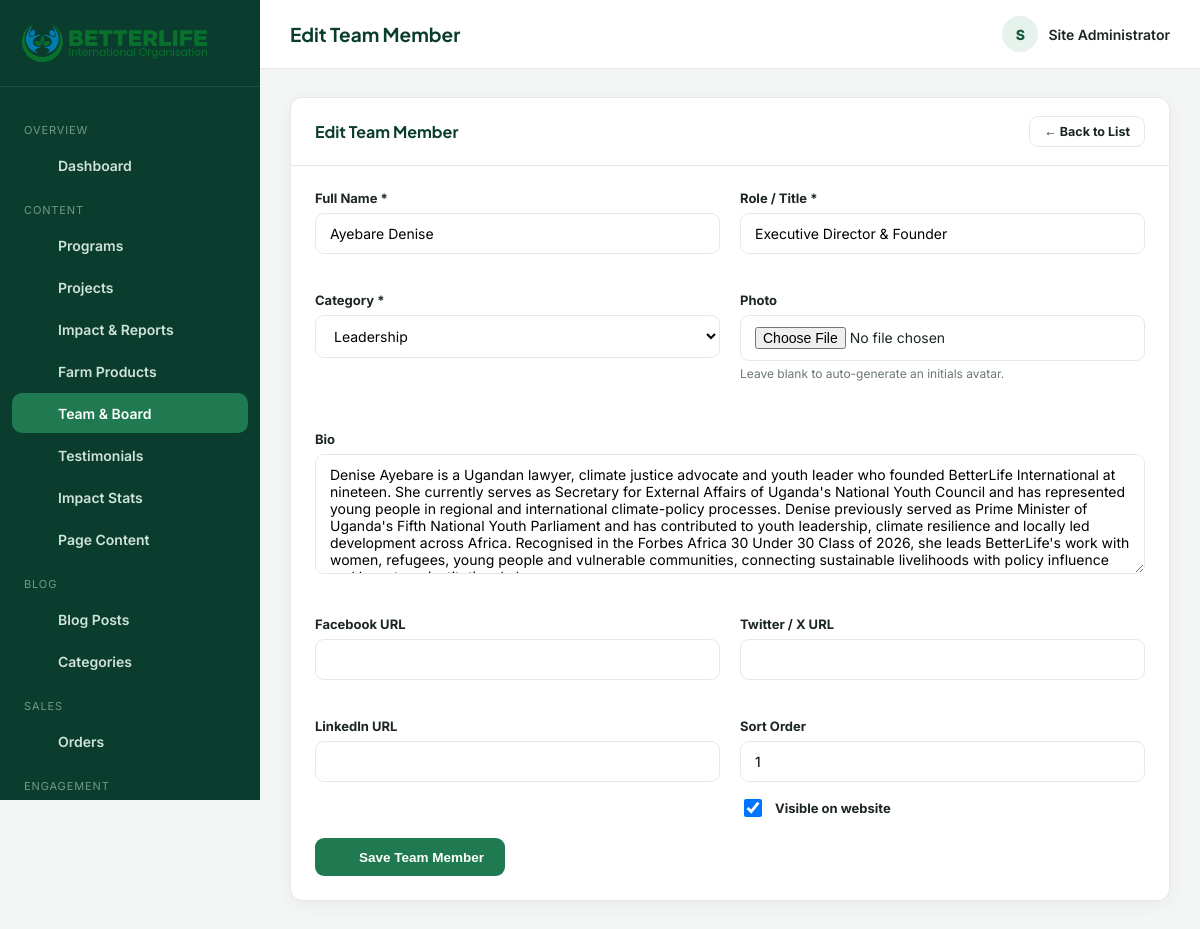
The app's page /admin/team.php?action=edit&id=1 (signed in), older data.
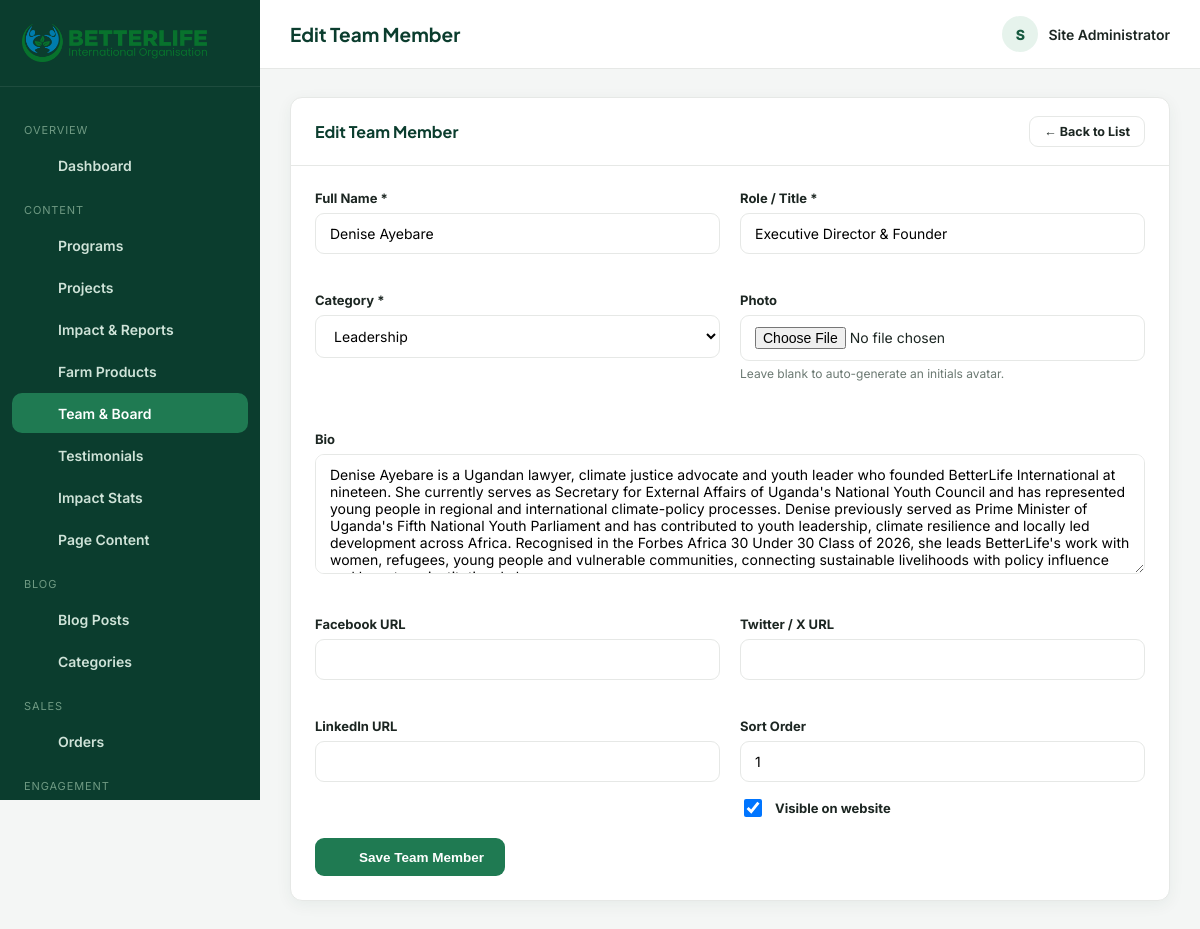
The same page, newer data.
### tables this page shows
CREATE TABLE team_members (
  id INT AUTO_INCREMENT PRIMARY KEY,
  name VARCHAR(150) NOT NULL,
  role VARCHAR(150) NOT NULL,
  category ENUM('leadership','staff','board','volunteer') DEFAULT 'staff',
  bio TEXT,
  photo VARCHAR(255),
  email VARCHAR(150),
  facebook VARCHAR(255),
  twitter VARCHAR(255),
  linkedin VARCHAR(255),
  sort_order INT DEFAULT 0,
  status TINYINT(1) DEFAULT 1,
  created_at TIMESTAMP DEFAULT CURRENT_TIMESTAMP
);

### admin/team.php (the view, shortened to what this page needs)
<?php
require_once __DIR__ . '/includes/auth.php';
$activeNav = 'team';
$action = $_GET['action'] ?? 'list';
$id = (int) ($_GET['id'] ?? 0);
$categories = ['leadership' => 'Leadership', 'staff' => 'Staff', 'board' => 'Board of Directors', 'volunteer' => 'Volunteer'];
$editing = null;
if (in_array($action, ['add', 'edit'], true)) {
    if ($action === 'edit') {
        $stmt = $pdo->prepare("SELECT * FROM team_members WHERE id = ?");
        $stmt->execute([$id]);
        $editing = $stmt->fetch();
    }
    $pageTitle = $action === 'edit' ? 'Edit Team Member' : 'Add Team Member';
    require __DIR__ . '/includes/header.php';
    ?>
    <div class="panel">
      <div class="panel-head"><h3><?= h($pageTitle) ?></h3><a href="<?= ADMIN_URL ?>/team.php" class="btn btn-outline btn-sm">← Back to List</a></div>
      <div class="panel-body">
        <form method="post" enctype="multipart/form-data">
          <div class="form-grid">
            <div class="form-group"><label>Full Name *</label><input type="text" name="name" class="form-control" required value="<?= h($editing['name'] ?? '') ?>"></div>
            <div class="form-group"><label>Role / Title *</label><input type="text" name="role" class="form-control" required value="<?= h($editing['role'] ?? '') ?>"></div>
            <div class="form-group">
              <label>Category *</label>
              <select name="category" class="form-control" required>
                <?php foreach ($categories as $key => $label): ?>
                  <option value="<?= $key ?>" <?= (($editing['category'] ?? 'staff') === $key) ? 'selected' : '' ?>><?= $label ?></option>
                <?php endforeach; ?>
              </select>
            </div>
            <div class="form-group">
              <label>Photo</label>
              <input type="file" name="photo" class="form-control" accept="image/*">
              <p class="hint">Leave blank to auto-generate an initials avatar.</p>
            </div>
            <div class="form-group full"><label>Bio</label><textarea name="bio" class="form-control"><?= h($editing['bio'] ?? '') ?></textarea></div>
            <div class="form-group"><label>Facebook URL</label><input type="text" name="facebook" class="form-control" value="<?= h($editing['facebook'] ?? '') ?>"></div>
            <div class="form-group"><label>Twitter / X URL</label><input type="text" name="twitter" class="form-control" value="<?= h($editing['twitter'] ?? '') ?>"></div>
            <div class="form-group"><label>LinkedIn URL</label><input type="text" name="linkedin" class="form-control" value="<?= h($editing['linkedin'] ?? '') ?>"></div>
            <div class="form-group">
              <label>Sort Order</label>
              <input type="number" name="sort_order" class="form-control" value="<?= h($editing['sort_order'] ?? '0') ?>">
              <div class="checkbox-row" style="margin-top:14px;">
                <input type="checkbox" name="status" id="status" <?= (!isset($editing) || $editing['status']) ? 'checked' : '' ?>>
                <label for="status" style="margin:0;">Visible on website</label>
              </div>
            </div>
          </div>
          <button type="submit" class="btn btn-primary ico-text"><?= icon('save', 16) ?> Save Team Member</button>
        </form>
      </div>
    </div>
    <?php
    require __DIR__ . '/includes/footer.php';
    exit;
}
$pageTitle = 'Team & Board';
require __DIR__ . '/includes/header.php';
?>
<?php require __DIR__ . '/includes/footer.php'; ?>

### admin/includes/header.php (shortened to what this page needs)
<?php
$admin = current_admin();
$logo = setting($pdo, 'logo', 'assets/img/logo.png');
$navItems = [
  ['group' => 'Overview', 'items' => [
    ['key' => 'dashboard', 'label' => 'Dashboard', 'icon' => 'grid', 'href' => ADMIN_URL . '/index.php'],
  ]],
  ['group' => 'Content', 'items' => [
    ['key' => 'programs', 'label' => 'Programs', 'icon' => 'leaf', 'href' => ADMIN_URL . '/programs.php'],
    ['key' => 'projects', 'label' => 'Projects', 'icon' => 'box', 'href' => ADMIN_URL . '/projects.php'],
    ['key' => 'impact-reports', 'label' => 'Impact & Reports', 'icon' => 'trending-up', 'href' => ADMIN_URL . '/impact-reports.php'],
    ['key' => 'products', 'label' => 'Farm Products', 'icon' => 'shopping-bag', 'href' => ADMIN_URL . '/products.php'],
    ['key' => 'team', 'label' => 'Team & Board', 'icon' => 'users', 'href' => ADMIN_URL . '/team.php'],
    ['key' => 'testimonials', 'label' => 'Testimonials', 'icon' => 'message', 'href' => ADMIN_URL . '/testimonials.php'],
    ['key' => 'stats', 'label' => 'Impact Stats', 'icon' => 'trending-up', 'href' => ADMIN_URL . '/stats.php'],
    ['key' => 'content', 'label' => 'Page Content', 'icon' => 'file-text', 'href' => ADMIN_URL . '/content.php'],
  ]],
  ['group' => 'Blog', 'items' => [
    ['key' => 'blog', 'label' => 'Blog Posts', 'icon' => 'newspaper', 'href' => ADMIN_URL . '/blog.php'],
    ['key' => 'blog-categories', 'label' => 'Categories', 'icon' => 'tag', 'href' => ADMIN_URL . '/blog-categories.php'],
  ]],
  ['group' => 'Sales', 'items' => [
    ['key' => 'orders', 'label' => 'Orders', 'icon' => 'box', 'href' => ADMIN_URL . '/orders.php'],
  ]],
  ['group' => 'Engagement', 'items' => [
    ['key' => 'messages', 'label' => 'Messages', 'icon' => 'mail', 'href' => ADMIN_URL . '/messages.php'],
    ['key' => 'subscribers', 'label' => 'Subscribers', 'icon' => 'send', 'href' => ADMIN_URL . '/subscribers.php'],
  ]],
  ['group' => 'Site', 'items' => [
    ['key' => 'settings', 'label' => 'Site Settings', 'icon' => 'settings', 'href' => ADMIN_URL . '/settings.php'],
  ]],
];
?>
<!DOCTYPE html>
<html lang="en">
<head>
<link rel="stylesheet" href="<?= ADMIN_URL ?>/assets/css/admin.css?v=<?= @filemtime(__DIR__ . '/../assets/css/admin.css') ?: time() ?>">
</head>
<body>
<div class="admin-layout">
  <aside class="sidebar" id="adminSidebar">
    <div class="brand">
      <img src="<?= asset_url($logo) ?>" alt="Logo">
    </div>
    <nav>
      <?php foreach ($navItems as $group): ?>
        <div class="nav-label"><?= h($group['group']) ?></div>
        <?php foreach ($group['items'] as $item): ?>
          <a href="<?= $item['href'] ?>" class="nav-link <?= ($activeNav ?? '') === $item['key'] ? 'active' : '' ?>">
            <span class="ico"><?= icon($item['icon'], 18) ?></span> <?= h($item['label']) ?>
          </a>
        <?php endforeach; ?>
      <?php endforeach; ?>
    </nav>
  </aside>
  <div class="main">
    <div class="topbar-admin">
      <div style="display:flex;align-items:center;gap:14px;">
        <div>
          <h1><?= h($pageTitle ?? 'Dashboard') ?></h1>
        </div>
      </div>
      <div class="admin-user">
        <div class="av"><?= h(strtoupper(substr($admin['name'] ?? 'A', 0, 1))) ?></div>
        <span><?= h($admin['name'] ?? 'Admin') ?></span>
      </div>
    </div>
    <div class="content">

### includes/functions.php (shortened to what this page needs)
<?php
function settings_all(PDO $pdo): array
{
    static $cache = null;
    if ($cache === null) {
        $cache = [];
        foreach ($pdo->query('SELECT setting_key, setting_value FROM settings') as $row) {
            $cache[$row['setting_key']] = $row['setting_value'];
        }
    }
    return $cache;
}
function setting(PDO $pdo, string $key, string $default = ''): string
{
    $all = settings_all($pdo);
    return $all[$key] ?? $default;
}
function h(?string $value): string
{
    return htmlspecialchars($value ?? '', ENT_QUOTES, 'UTF-8');
}
function current_admin(): ?array
{
    return $_SESSION['admin'] ?? null;
}
function asset_url(?string $path): string
{
    return SITE_URL . '/' . ltrim($path, '/');
}
function icon(string $name, int $size = 20): string
{
    $d = $paths[$name] ?? $paths['leaf'];
    return '<svg width="' . $size . '" height="' . $size . '" viewBox="0 0 24 24" fill="none" stroke="currentColor" stroke-width="1.8" stroke-linecap="round" stroke-linejoin="round" aria-hidden="true">' . $d . '</svg>';
}

### admin/includes/footer.php (shortened to what this page needs)
    </div>
  </div>
</div>
</body>
</html>

### admin/assets/css/admin.css (style rules this page uses)
:root { --a-green-900: #0b3d2e; --a-green-700: #16593f; --a-green-600: #1f7a52; --a-green-100: #e6f3ec; --a-blue-700: #0e6788; --a-blue-600: #1583ab; --a-blue-100: #e5f5fb; --a-bg: #f4f6f5; --a-card: #ffffff; --a-border: #e6e8e6; --a-ink: #1c2622; --a-ink-soft: #6b7972; --a-radius: 12px; --a-shadow: 0 4px 16px rgba(11,61,46,.06); --a-danger: #d64545; --a-warn: #e2a72e; }
* { box-sizing: border-box; }
body { margin: 0; font-family: 'Inter', sans-serif; background: var(--a-bg); color: var(--a-ink); }
a { text-decoration: none; color: inherit; }
h1,h2,h3,h4 { font-family: 'Plus Jakarta Sans','Poppins',sans-serif; margin: 0 0 .4em; color: var(--a-green-900); }
img { max-width: 100%; }
.admin-layout { display: flex; min-height: 100vh; }
.sidebar { width: 260px; background: var(--a-green-900); color: #cfe3d8; flex-shrink: 0; position: sticky; top: 0; height: 100vh; overflow-y: auto; display: flex; flex-direction: column; }
.sidebar .brand { display: flex; align-items: center; gap: 10px; padding: 24px 22px; border-bottom: 1px solid rgba(255,255,255,.08); }
.sidebar .brand img { height: 38px; }
.sidebar nav { flex: 1; padding: 18px 12px; }
.sidebar .nav-label { font-size: 11px; text-transform: uppercase; letter-spacing: .08em; color: #6f9a83; margin: 18px 12px 8px; }
.sidebar a.nav-link { display: flex; align-items: center; gap: 12px; padding: 11px 14px; border-radius: 10px; font-size: 14px; font-weight: 600; color: #cfe3d8; margin-bottom: 2px; transition: background .15s; }
.sidebar a.nav-link .ico { width: 20px; text-align: center; }
.sidebar a.nav-link.active { background: var(--a-green-600); color: #fff; }
.main { flex: 1; min-width: 0; }
.topbar-admin { background: #fff; border-bottom: 1px solid var(--a-border); padding: 16px 30px; display: flex; align-items: center; justify-content: space-between; position: sticky; top: 0; z-index: 20; }
.topbar-admin h1 { font-size: 19px; margin: 0; }
.admin-user { display: flex; align-items: center; gap: 10px; font-size: 14px; font-weight: 600; }
.admin-user .av { width: 36px; height: 36px; border-radius: 50%; background: var(--a-green-100); color: var(--a-green-700); display: flex; align-items: center; justify-content: center; font-weight: 800; }
.content { padding: 28px 30px 60px; }
.panel { background: var(--a-card); border-radius: var(--a-radius); box-shadow: var(--a-shadow); border: 1px solid var(--a-border); margin-bottom: 26px; }
.panel-head { padding: 18px 24px; border-bottom: 1px solid var(--a-border); display: flex; align-items: center; justify-content: space-between; gap: 14px; flex-wrap: wrap; }
.panel-head h3 { font-size: 16px; margin: 0; }
.panel-body { padding: 24px; }
.btn { display: inline-flex; align-items: center; gap: 8px; padding: 10px 20px; border-radius: 9px; font-weight: 700; font-size: 13.5px; border: 1.5px solid transparent; cursor: pointer; transition: .15s; }
.btn-primary { background: var(--a-green-600); color: #fff; }
.btn-outline { background: #fff; border-color: var(--a-border); color: var(--a-ink); }
.btn-sm { padding: 7px 14px; font-size: 12.5px; }
.form-grid { display: grid; grid-template-columns: repeat(2, 1fr); gap: 20px; }
.form-group { margin-bottom: 18px; }
.form-group.full { grid-column: 1 / -1; }
.form-group label { display: block; font-weight: 700; font-size: 13px; margin-bottom: 7px; }
.form-group .hint { font-size: 12px; color: var(--a-ink-soft); margin-top: 5px; }
.form-control, select.form-control, textarea.form-control { width: 100%; padding: 11px 14px; border-radius: 9px; border: 1.5px solid var(--a-border); font-family: inherit; font-size: 14px; background: #fff; }
textarea.form-control { min-height: 120px; resize: vertical; }
.checkbox-row { display: flex; align-items: center; gap: 10px; }
.checkbox-row input { width: 18px; height: 18px; }
.ico { display: inline-flex; align-items: center; justify-content: center; flex-shrink: 0; }
.ico-text { display: inline-flex; align-items: center; gap: 7px; }

Row changes from the older to the newer data that the page shows:
changed team_members "Executive Director & Founder": name "Ayebare Denise" → "Denise Ayebare"
